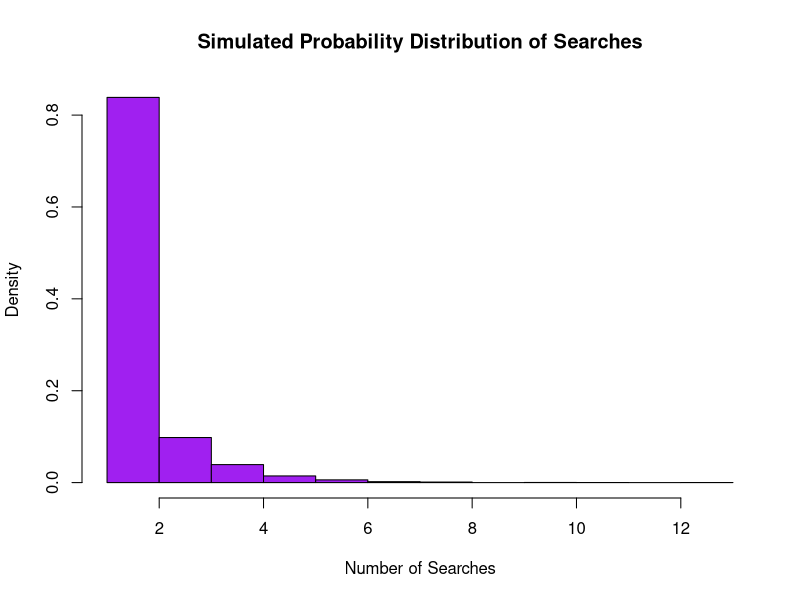

The R script that drew this image:
## ---- chunk 1
# Function to validate inputs
validate_inputs <- function(x, y) {
  # Check constraints for x
  if (sum(x) != 1) {
    return("Error: The sum of x1, x2, and x3 must be 1.")
  }
  if (any(x < 0.10 | x > 0.40)) {
    return("Error: Each x value must be between 0.10 and 0.40.")
  }

  # Checking the constraints for y
  if (sum(y) != 0.12) {
    return("Error: The sum of y1, y2, and y3 must be 0.12.")
  }
  if (any(y < 0.01 | y > 0.05)) {
    return("Error: Each y value must be between 0.01 and 0.05.")
  }
  
  return(TRUE)

}
## ---- chunk 2
# Function to calculate probability of selecting a defective product
compute_defective_probability <- function(x, y) {
  probability_defective <- sum(x * y)
  return(probability_defective)
}
## ---- chunk 3
# Taking user input
cat("Enter values for x1, x2, and x3 (separated by space): ")
x <- as.numeric(strsplit(readline(), " ")[[1]])

cat("Enter values for y1, y2, and y3 (separated by space): ")
y <- as.numeric(strsplit(readline(), " ")[[1]])
## ---- chunk 4
# Validate input
validation_result <- validate_inputs(x, y)
## ---- chunk 5
if (validation_result == TRUE) {
  # Compute probability
  defective_prob <- compute_defective_probability(x, y)
  cat(sprintf("The probability of selecting a defective product is: %.4f\n", defective_prob))
} else {
  # Print validation error
  cat(validation_result, "\n")
}
## ---- chunk 6
set.seed(123)
## ---- chunk 7
# Defining the probability of success
prob_success <- 0.6  
num_simulations <- 10000  
## ---- chunk 8
# Simulating search process
attempts_searches <- rgeom(num_simulations, prob_success) + 1  # Geometric distribution with X = searches to first success
## ---- chunk 9
# Ploting simulated pdf
hist(attempts_searches, probability = TRUE, breaks = max(attempts_searches), 
     main = "Simulated Probability Distribution of Searches",
     xlab = "Number of Searches", col = "purple")
## ---- chunk 10
# Mean and variance
mean_searches <- mean(attempts_searches)
variance_searches <- var(attempts_searches)
cat("Mean:", mean_searches, "\nVariance:", variance_searches, "\n")
## ---- chunk 11
# Conditional distribution: given that 3 searches failed
conditional_searches <- attempts_searches[attempts_searches > 3]
## ---- chunk 12
# Computing the Mean and variance for the conditional distribution
mean_conditional <- mean(conditional_searches)
variance_conditional <- var(conditional_searches)
cat("Conditional Mean:", mean_conditional, "\nConditional Variance:", variance_conditional, "\n")
## ---- chunk 13
prob_X4_given_X3 <- mean(attempts_searches == 4) / mean(attempts_searches > 3)
prob_X1 <- mean(attempts_searches == 1)
## ---- chunk 14
cat("P(X=4 | X>3):", prob_X4_given_X3, "\nP(X=1):", prob_X1, "\n")
